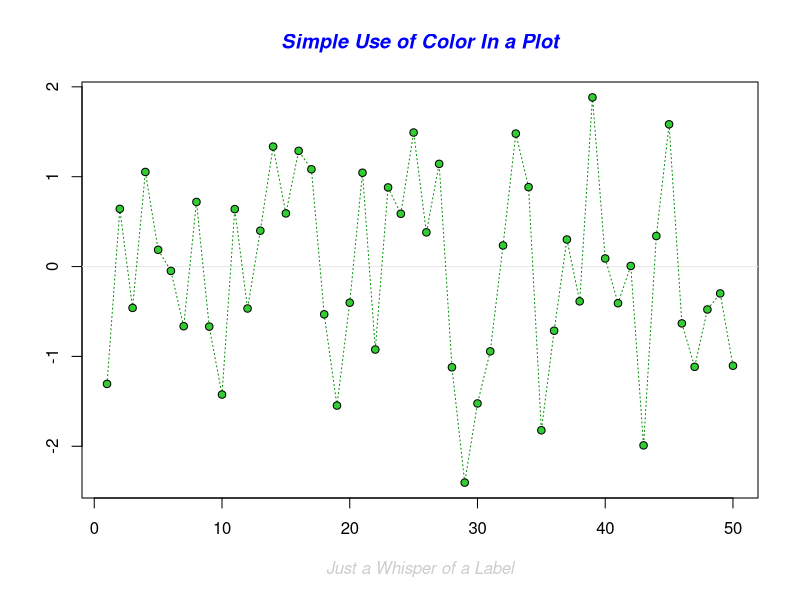
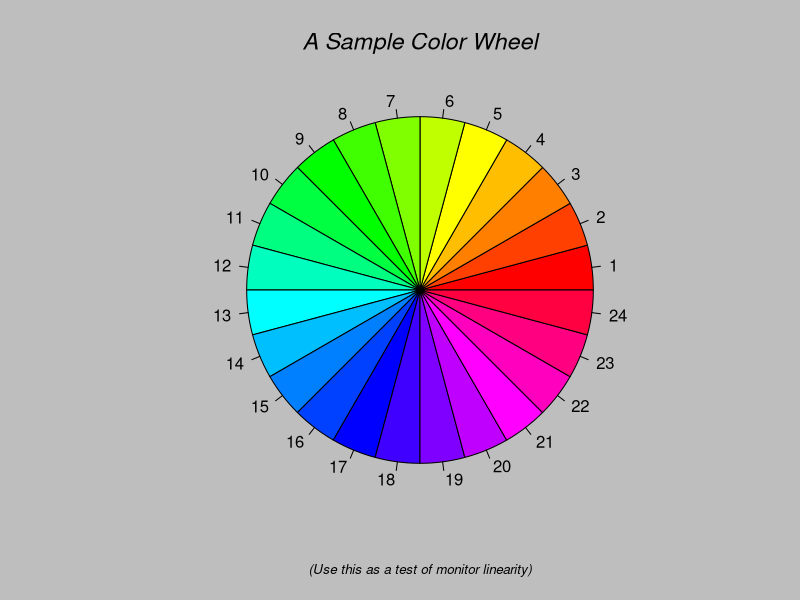
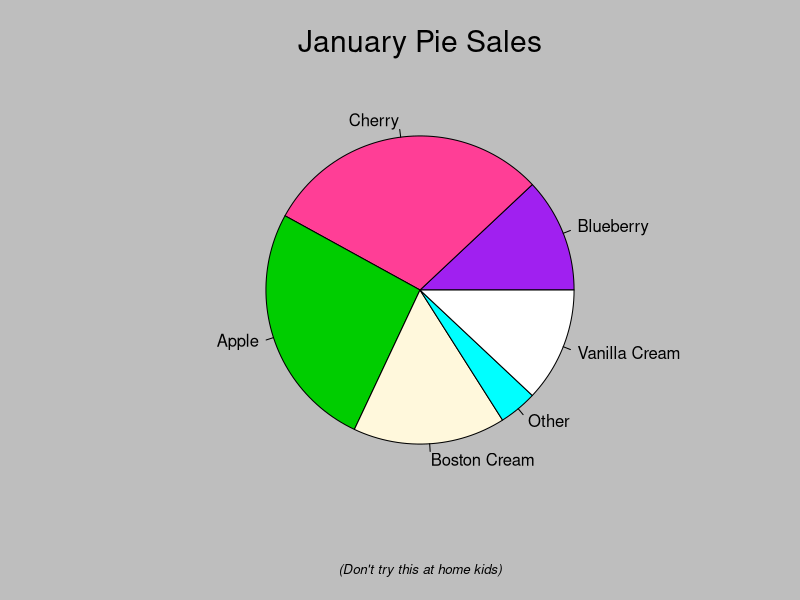
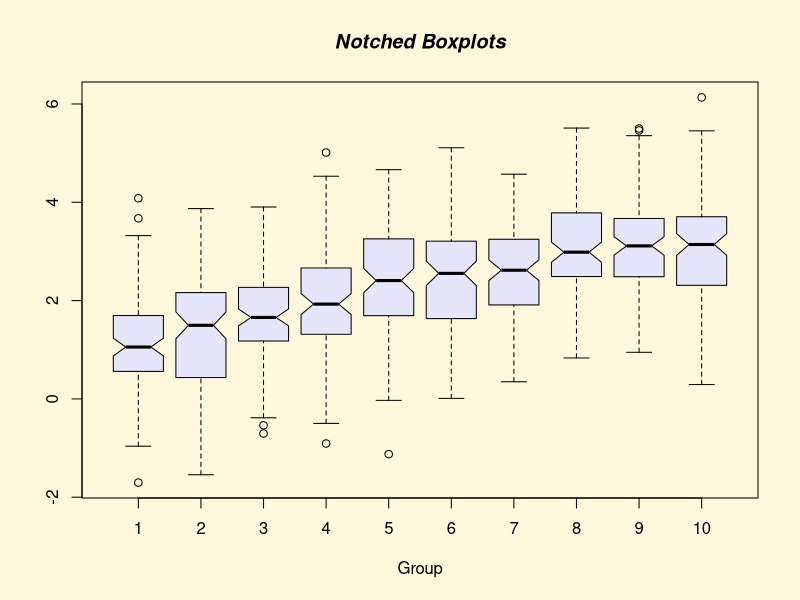
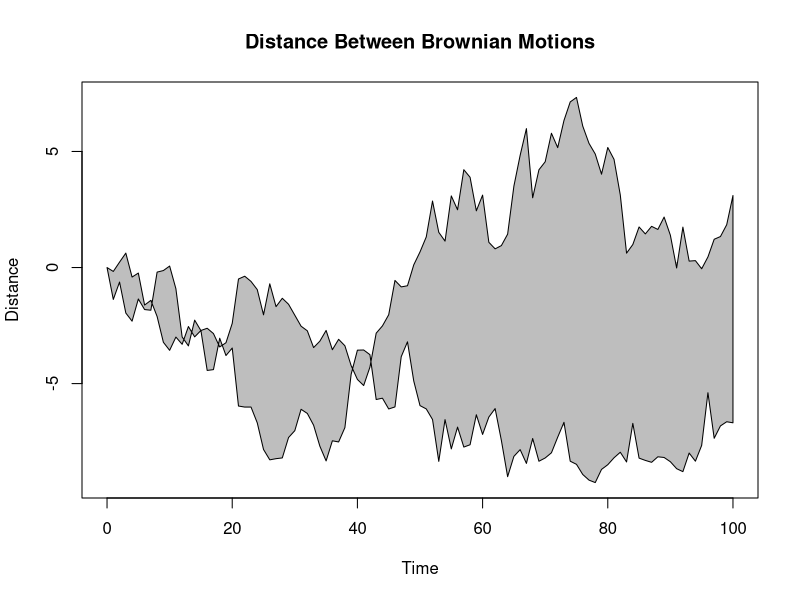
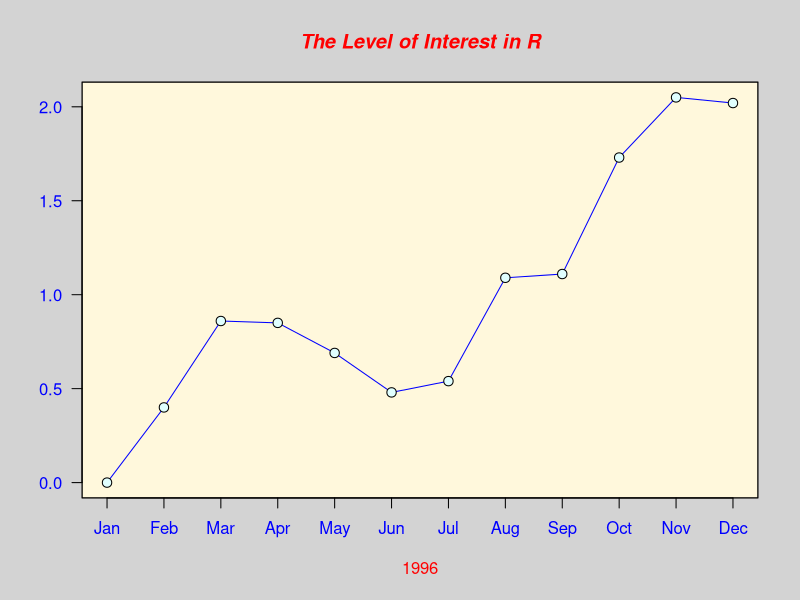
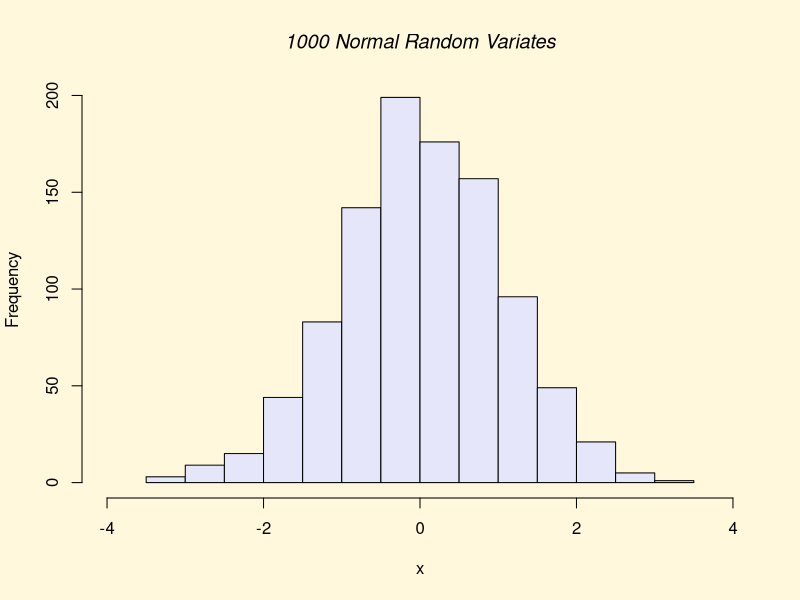
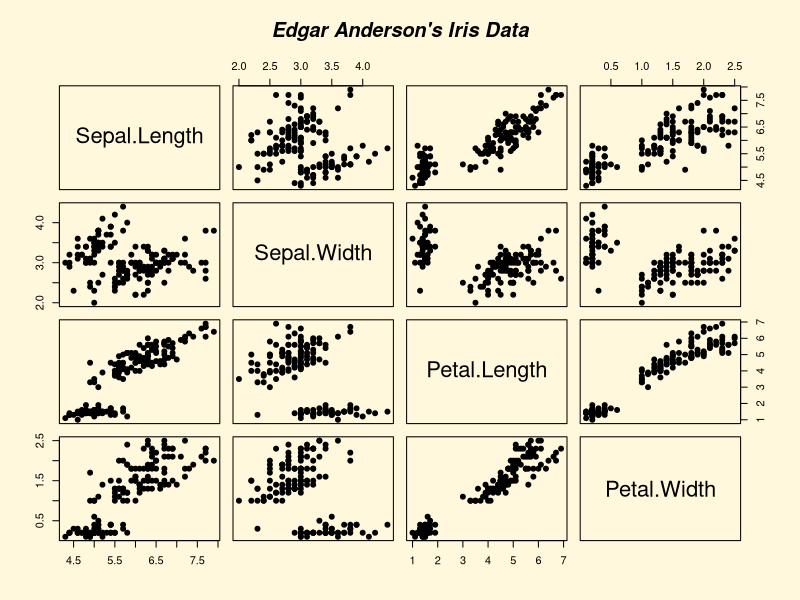

These figures' R source, in order:
# Gráficos em R - Base Plotting System

# Configurando Diretório de Trabalho
setwd("C:/Users/Julia/Desktop/CienciaDeDados/1.Big-Data-Analytics-com-R-e-Microsoft-Azure-Machine-Learning/4.Linguagem-R-Graficos")
getwd()


# Lista de pacotes base carregados
search()


# Demo - funcao que demonstra como utilizar as funcoes de um determinado pacote (nao funciona com todos os pacotes)
demo('graphics')


# Plot Basico

# exemplo 1

x <- 5:7
y <- 8:10
plot(x, y) # cruzar informações de duas variáveis

# exemplo 2

altura <- c(145, 167, 176, 123, 150)
largura <- c(51, 63, 64, 40, 55)

plot(altura, largura)


# Plotando um DataFrame

?lynx # dataframe "lynx" contém duas colunas: "Year" (ano) e "trappings" (armadilhas), com 114 observações para cada variável

plot(lynx)
plot(lynx, ylab = 'Plots com Dataframes', xlab = '')             # adiciona um titulo ao label do eixo y
plot(lynx, ylab = 'Plots com Dataframes', xlab = 'Observações')  # adiciona um titulo ao label do eixo y e x
plot(lynx, main = 'Plots com Dataframes', col = 'red')           # adiciona um titulo e mudar a cor do traço para vermelho

plot(lynx, main = 'Plots com Dataframes', col = 'red', col.main = 52,  cex.main = 1.5) # muda a cor e o tamanho da fonte do titulo


# carregando pacote datasets (para nos exemplos abaixo)

library(datasets) 

# visao geral de histograma e boxplot

hist(warpbreaks$breaks)

airquality
transform(airquality, Month = factor(Month))

boxplot(Ozone ~ Month, airquality, xlab = 'Month', ylab = 'Ozone (ppb)')


# Especificando os parametros que podemos usar em plot(), hist() e boxplot()

# col    - cor do plot
# lty    - tipo de linha
# lwd    - largura da linha
# pch    - valor do simbolo no plot
# xlab   - label no eixo x 
# ylab   - label no eixo y
# las    - como os labels dos eixos sao orientados
# bg     - background color
# mfrow  - numero de plots por linha
# mfcool - numero de plots por coluna 

# Funcoes Basicas de Plot 

# plot()   - scatterplots (graficos de dispersao)
# lines()  - adiciona linhas ao grafico 
# points() - adiciona pontos ao grafico
# text()   - adiciona label ao grafico
# title()  - adiciona titulo ao grafico

# caso queira fazer consultas ou configurar um dos parametros, temos a funcao par()

?par
par()
par('pch')
par('lty')
par('bg')

x = 2:4
y = 1:8

plot(x, pch = 'c') # alterando o valor do simbolo no grafico


# O comando par(mfrow = c(2,2), col.axis = 'red') é usado em R para configurar o layout
# dos gráficos em uma matriz 2x2 e definir a cor dos rótulos dos eixos como vermelha.

# Explicando cada argumento:

# - mfrow é um parâmetro que define o layout dos gráficos que serão criados. No caso de mfrow = c(2,2),
#   isso significa que serão criados quatro gráficos, organizados em uma matriz de duas linhas e duas colunas.
# - col.axis é um parâmetro que define a cor dos rótulos dos eixos dos gráficos.
#   No caso de col.axis = 'red', a cor será vermelha.
# Dessa forma, quando os gráficos forem criados usando funções como plot(),
# eles serão organizados em uma matriz 2x2 e terão rótulos de eixos vermelhos.

par(mfrow = c(2,2), col.axis = 'red') # para retirar essa cong basta clicar na vassoura na area de plotagem abaixo

# Em resumo, o argumento las é usado para controlar a orientação dos rótulos dos eixos nos gráficos
# produzidos pela função plot().

plot(y, las = 0, xlab = 'xlab', ylab = 'ylab', main = 'LAS = 0')
plot(y, las = 1, xlab = 'xlab', ylab = 'ylab', main = 'LAS = 1')
plot(y, las = 2, xlab = 'xlab', ylab = 'ylab', main = 'LAS = 2')
plot(y, las = 3, xlab = 'xlab', ylab = 'ylab', main = 'LAS = 3')

legend('topright', pch = 1, col = c('blue', 'red'), legend = c('Var1', 'Var2')) # só entra no ultimo grafico

par(mfrow = c(1,1)) # voltando a exibir apenas 1 grafico


# Visualizando cores disponiveis das cores que podemos usar na linguagem r
colors()



# Salvando os graficos


# png (quando chamado a funcao png(), ele nao exibe o grafico na area de plotagem e salva direto)

# exemplo1 

png('GraficoIris2.png', width = 1000, height = 1000, res = 100)

plot(iris$Sepal.Length, iris$Petal.Length,
     col = iris$Species,
     main = 'Grafico gerado a partir de Iris')

dev.off() # fecha o dispositivo de graficos


# exemplo2 

png('GraficoAltura.png', width = 1000, height = 1000, res = 100)

times = c('Flamengo', 'Fluminense', 'Vasco', 'Botafogo', 'Avai')
df = data.frame(Altura = c(1.78, 1.82, 1.98, 1.89, 1.69),
                Peso = c(80, 92, 115, 95, 78),
                Times = factor(times, levels = c('Flamengo', 'Fluminense', 'Vasco', 'Botafogo', 'Avai')))

cores <- c('red', 'green4', 'black', 'gray', 'blue')

plot(df$Altura, df$Peso,
     col = cores, # col = df$Time escolhe as cores automaticamente
     pch = 'O',
     main = 'Grafico gerado com altura e peso da média dos times')

legend('topleft',
       legend = levels(df$Time),
       col = cores,  # col = 1:length(levels(df$Time)) - escolhe cores automaticamente
       pch = 'O')

dev.off()


# Salvando em pdf

pdf('GraficoTimesPdf.pdf')

plot(iris$Sepal.Length, iris$Petal.Length,
     col = iris$Species,
     main = 'Grafico gerado a partir de Iris')

dev.off()



# Estendendo as funcoes do plot

install.packages('plotrix') # permite acessorios personalizados para plotagem
library(plotrix)

?plotrix

# definindo area de plotagem para 1 grafico por imagem e cor vermelho

par(mfrow = c(1,1), col.axis = 'red')

plot(1:6, las = 3, xlab = 'lty 1:6', ylab = '', main = 'Mais opcoes ao plot')
ablineclip(v=1, lty=1, col='sienna2', lwd=8) # adiciona uma linha vertical na posição x = 1 com estilo de linha sólida (lty = 1), cor sienna2 e espessura de linha 2.
ablineclip(v=2, lty=1, col='green3', lwd=2)
ablineclip(v=3, lty=1, col='sienna2', lwd=2)
ablineclip(v=4, lty=1, col='sienna2', lwd=2)
ablineclip(v=5, lty=1, col='sienna2', lwd=2)
ablineclip(v=6, lty=1, col='sienna2', lwd=2)
ablineclip(v=7, lty=1, col='sienna2', lwd=2)


plot(lynx)
plot(lynx, type='p', main='Type p') # grafico com pontos
plot(lynx, type='l', main='Type l') # grafico com linhas (padrao)
plot(lynx, type='b', main='Type b') # grafico com linhas e alguns pontos
plot(lynx, type='o', main='Type o') # grafico com linhas continuas e alguns pontos
plot(lynx, type='h', main='Type h') # grafico com linhas na vertical
plot(lynx, type='s', main='Type s') # grafico com linhas com degraus
plot(lynx, type='n', main='Type n') # limpando completamente o grafico



# Outros exemplos de graficos

# Dois plots juntos

# definindo area de plotagem (define as margens (em unidades de linhas de texto) do gráfico para 4 linhas na parte inferior, 3 linhas à esquerda, 3 linhas na parte superior e 3 linhas à direita. Também define a cor dos rótulos dos eixos como preto.)

par(mar = c(4,3,3,3), col.axis = 'black')


plot(cars$speed, type='s',
     col='red', bty='n',
     xlab='Cars ID', ylab='')
text(8, 14, 'Velocidade', cex=0.85, col='red')

par(new=T)                                                         # A função par(new = TRUE) é usada em conjunto com a função plot() para sobrepor um gráfico existente com um novo gráfico. Quando par(new = TRUE) é definido, o novo gráfico é sobreposto no gráfico anterior em vez de substituí-lo. 

plot(cars$dist, type = 's',
     col='darkblue', bty='n',
     ann=F, axes=F)
axis(side=4)                                                       # Resumindo, ann=F e axes=F são usados para personalizar o gráfico removendo as anotações padrão e os eixos e adicionando eixos personalizados usando a função axis().
text(37, 18, 'Distancia', cex=0.85, col='darkblue')

title(main='Velocidade x Distancia')



# Plots a partir de datasets

df <- read.csv('pibpercap.csv', stringsAsFactors = F)              # Em resumo, o parâmetro stringsAsFactors controla se as colunas de texto em um arquivo de dados devem ser lidas como fatores ou caracteres simples em R.
View(df)

df_1982 <- subset(df, ano == 1982)                                 # A função subset() é usada para extrair uma parte dos dados de um dataframe com base em uma ou mais condições especificadas.
View(df_1982)

plot(expectativa ~ pibpercap, data = df_1982, log = 'x')           #gráfico de dispersão usando a função plot() com a variável expectativa no eixo y e a variável pibpercap no eixo x. A opção data = df_1982 informa que os dados usados para o gráfico são do dataframe df_1982. Além disso, a opção log = 'x' é usada para transformar o eixo x em uma escala logarítmica. Isso significa que a distância entre os valores no eixo x não será uniforme, mas aumentará exponencialmente à medida que nos afastamos da origem.

# Nomeando as colunas

mycol <- c(Asia = 'tomato', Europe = 'chocolate4', Africa = 'dodgerblue2',
           Amercias = 'darkgoldenrod1', Oceania = 'green4')

plot(expectativa ~ pibpercap, data = df_1982, log = 'x', col = mycol[continente])
legend('bottomright', legend = names(mycol), fill = mycol, title = 'Continente')




# Funcao para ajustar escala precisa do seu grafico

mycex <- function(var, r, f= sqrt){
  x = f(var)
  x_scaled = (x - min(x))/(max(x) - min(x))
  r[1] + x_scaled * (r[2] - r[1])
}

# Plot

plot(expectativa ~ pibpercap, data = df_1982, log = 'x',
     col = mycol[continente],
     cex = mycex(pop, r = c(0.2, 10))
)
legend('bottomright', legend = names(mycol), fill = mycol, title = 'Continente')


# O argumento cex é definido como a chamada da função mycex(). Esta função é usada para escalar
# o tamanho dos pontos de acordo com a variável pop (que vem do df pibpercap.csv), que é a população
# correspondente de cada observação no df_1982. A função mycex() foi definida anteriormente e é usada
# para dimensionar os pontos em uma escala de 0,2 a 10, dependendo do tamanho da população.



# salvando o grafico  em png

png('GraficoPibPerCapComEscalaPersonalizada.png', width = 1500, height = 1000, res = 100)

dev.off() # fecha o dispositivo de graficos
